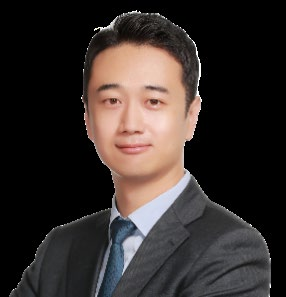
#> input picture data/images/car_report_test_unified/image_page1_0.jpeg, 286 x 297 px
$ python -i image_extractor.py   (imports and definitions only)
#> lines starting #> are read from the running program, lines starting #| are printed output that depends on the picture
#> further down, picture is the input picture: PIL image 286x297 RGB; mean R, G, B 53.9, 46.4, 43.8
import io
import logging
import os
from typing import List

import fitz  # PyMuPDF
import numpy as np
from PIL import Image, ImageEnhance

logger = logging.getLogger(__name__)


# [174 lines left out: functions _extract_quality_images, _extract_images_pymupdf, _is_logo_or_header_image, not called in this run]


def _process_calgray_image(pil_image: Image.Image) -> Image.Image:
    """CalGray 색상 공간 이미지 후처리"""
    logger.debug(f"      🎨 CalGray 이미지 후처리 시작...")

    try:
        # RGB 모드로 변환 (이미 RGB일 수도 있음)
        if pil_image.mode != "RGB":
            logger.debug(f"      🔄 색상 모드 변환: {pil_image.mode} → RGB")
            pil_image = pil_image.convert("RGB")
        else:
            logger.debug(f"      ℹ️ 이미 RGB 모드입니다")

        # 이미지 통계 확인
        img_array = np.array(pil_image)
        original_brightness = np.mean(img_array)
#> original_brightness = 48.04

        # 매우 어두운 이미지인 경우에만 처리
        if original_brightness < 120:
            logger.debug(
                f"      🔧 어두운 이미지 감지 (밝기: {original_brightness:.1f}), 후처리 적용"
            )

            # 명도 조정
            enhancer = ImageEnhance.Brightness(pil_image)
            pil_image = enhancer.enhance(1.5)  # 밝기 50% 증가
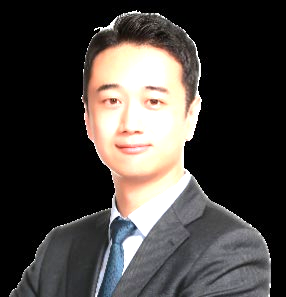
#> pil_image: PIL image 286x297 RGB; mean R, G, B 70.4, 66.4, 63.4

            # 대비 조정
            enhancer = ImageEnhance.Contrast(pil_image)
            pil_image = enhancer.enhance(1.3)  # 대비 30% 증가
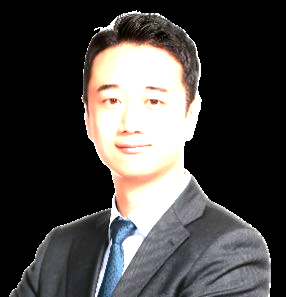
#> pil_image: PIL image 286x297 RGB; mean R, G, B 72.6, 70.1, 68.8

            # 처리 후 밝기 확인
            processed_array = np.array(pil_image)
            processed_brightness = np.mean(processed_array)
#> processed_brightness = 70.5
            logger.debug(
                f"      ✨ 후처리 완료: {original_brightness:.1f} → {processed_brightness:.1f}"
            )
        else:
            logger.debug(
                f"      ✅ 이미지가 충분히 밝음 (밝기: {original_brightness:.1f}), 후처리 생략"
            )

        return pil_image

    except Exception as e:
        logger.warning(f"      ⚠️ CalGray 이미지 처리 실패: {e}")
        return pil_image


# [210 lines left out: functions _extract_images_rendering, _deduplicate_images, not called in this run]

>>> from PIL import Image
>>> picture = Image.open('../../../../data/images/car_report_test_unified/image_page1_0.jpeg')
>>> result = _process_calgray_image(picture)
